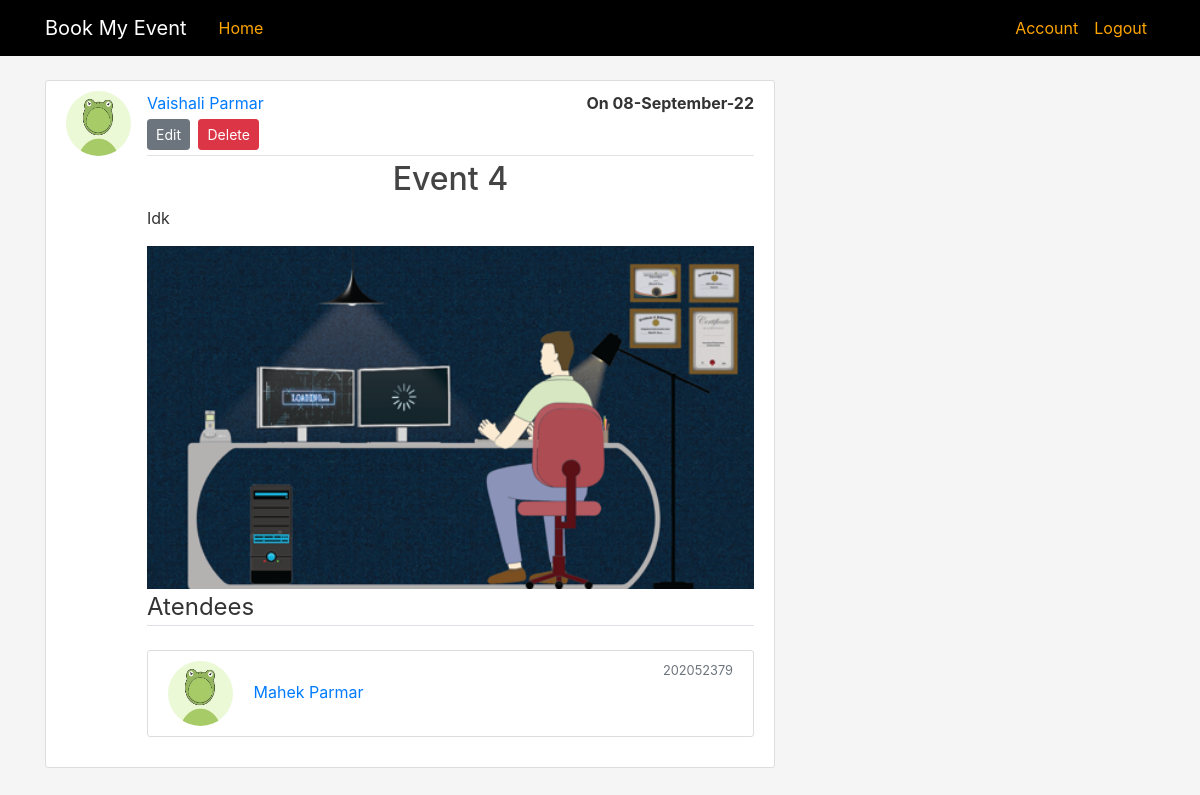
Screenshot of /event/4 (signed in) with the database file from the repository.
### blog/model.py (models this page shows, shortened)
class User(db.Model, UserMixin):
    id = db.Column(db.Integer, primary_key = True)      #its the primary key
    firstName = db.Column(db.String, nullable=False)    #must not be null
    surName = db.Column(db.String, nullable=False)      #must not be null
    email = db.Column(db.String, nullable=False, unique=True)   #must not be empty, and mun mails are unique
    studentNumber = db.Column(db.String(9), nullable= False, unique=True)      #must not be empty, max of 9 numbers and must be unique
    profilePicture = db.Column(db.String(20), nullable=False, default = 'default.jpg')      #max 20 strings(image will be hashed), cannot be null and some image will always be there i.e. the default image
    password = db.Column(db.String(60), nullable=False)     #passwords will be hashed
    eventsPosted = db.relationship('Event', backref='author', lazy=True)        #This is relationship and NOT a column on the db, this just helps get all events the user has created
    attending = db.relationship('Event', secondary = user_event, backref="atendees", order_by ="Event.date")

class Event(db.Model):
    id = db.Column(db.Integer, primary_key=True)
    title = db.Column(db.String(100), nullable=False)
    content = db.Column(db.Text, nullable=False)
    image = db.Column(db.String(20), nullable=True)      #max 20 strings(image will be hashed), cannot be null and some image will always be there i.e. the default image
    date = db.Column(db.Date, nullable=False)
    userId = db.Column(db.Integer, db.ForeignKey('user.id'), nullable=False)

### blog/events/routes.py (the view)
@events.route("/event/<int:event_id>")
@login_required
def viewEvent(event_id):
    event = Event.query.get_or_404(event_id)
    return render_template('view_event.html', attending = checkAttending(event), title = event.title, event=event)

### blog/model.py (called while the page is built)
@loginManager.user_loader
def load_user(userId):
    return User.query.get(int(userId))

### blog/users/utils.py (called while the page is built)
def checkAttending(eventToCheck):
    for event in current_user.attending:
        if event is eventToCheck:
            return True
    return False

### blog/templates/view_event.html (shortened to what this page needs)
{% extends "layout.html" %}
{% block content %}
<article class="media content-section">
  <img class="rounded-circle article-img"
    src="{{ url_for('static', filename = 'profilePics/' + event.author.profilePicture) }}">
  <div class="media-body">
    <div class="article-metadata">
      <a class="mr-2" href="{{ url_for('users.viewUser', user_id=event.author.id) }}">{{ event.author.firstName }}&nbsp;{{ event.author.surName }} </a>
      <p class="float-right font-weight-bold">On {{ event.date.strftime('%d-%B-%y') }}</p>
      {% if event.author == current_user %}
      <div>
        <a href="{{ url_for('events.editEvent', event_id=event.id) }}" class="btn btn-secondary btn-sm mt-1 mb-1">Edit</a>
        <button type="button" class="btn btn-danger btn-sm m-1" data-toggle="modal"
          data-target="#deleteModal">Delete</button>
      </div>
      {% elif attending %}
      <div>
        <button type="button" class="btn btn-info btn-sm m-1" disabled >Attending</button>
        <button type="button" class="btn btn-danger btn-sm m-1" data-toggle="modal"
          data-target="#cancelModal">Cancel booking</button>
      </div>
      {% else %}
      <div>
        <button type="button" class="btn btn-info btn-sm m-1" data-toggle="modal"
          data-target="#attendModal">Attend</button>
      </div>
      {% endif %}
    </div>
    <h2 class="article-title text-center">{{ event.title }}</h2>
    <p class="article-content">{{ event.content }}</p>
    {% if event.image %}
    <div class="div" style="text-align:center;">
      <img style="width:100%; height: 100%;" src="{{ url_for('static', filename = 'eventPics/' + event.image) }}">
    </div>
    {% endif %}
    {% if event.author == current_user %}
    <legend class="border-bottom mb-4">Atendees</legend>
      {% for attendee in event.atendees %}
        <article class="media content-section">
          <div class="media-body">
            <img class="rounded-circle article-img" src="{{ url_for('static', filename = 'profilePics/' + attendee.profilePicture) }}">
            <a class="mr-2" href="{{ url_for('users.viewUser', user_id  =attendee.id) }}">{{ attendee.firstName }}&nbsp;{{ attendee.surName }} </a>
            <small class="text-muted float-right">{{ attendee.studentNumber }}</small>
          </div>
        </article>
      {% endfor %}
    {% endif %}
  </div>
</article>
{% endblock content %}

### blog/static/main.css (style rules this page uses)
body { background: whitesmoke; color: #333333; margin-top: 5rem; }
h1, h2, h3, h4, h5, h6 { color: #444444; }
.content-section { background: #ffffff; padding: 10px 20px; border: 1px solid #dddddd; border-radius: 3px; margin-bottom: 20px; }
.article-title { color: #444444; }
.article-content { white-space: pre-line; }
.article-img { height: 65px; width: 65px; margin-right: 16px; }
.article-metadata { padding-bottom: 1px; margin-bottom: 4px; border-bottom: 1px solid #e3e3e3 }

### rows the page displays
User: profilePicture (placeholder picture), author.firstName "Vaishali", author.surName "Parmar"
Event: date "08-September-22", title "Event 4", content "Idk", image (picture)
User: profilePicture (placeholder picture), firstName "Mahek", surName "Parmar", studentNumber "202052379"
